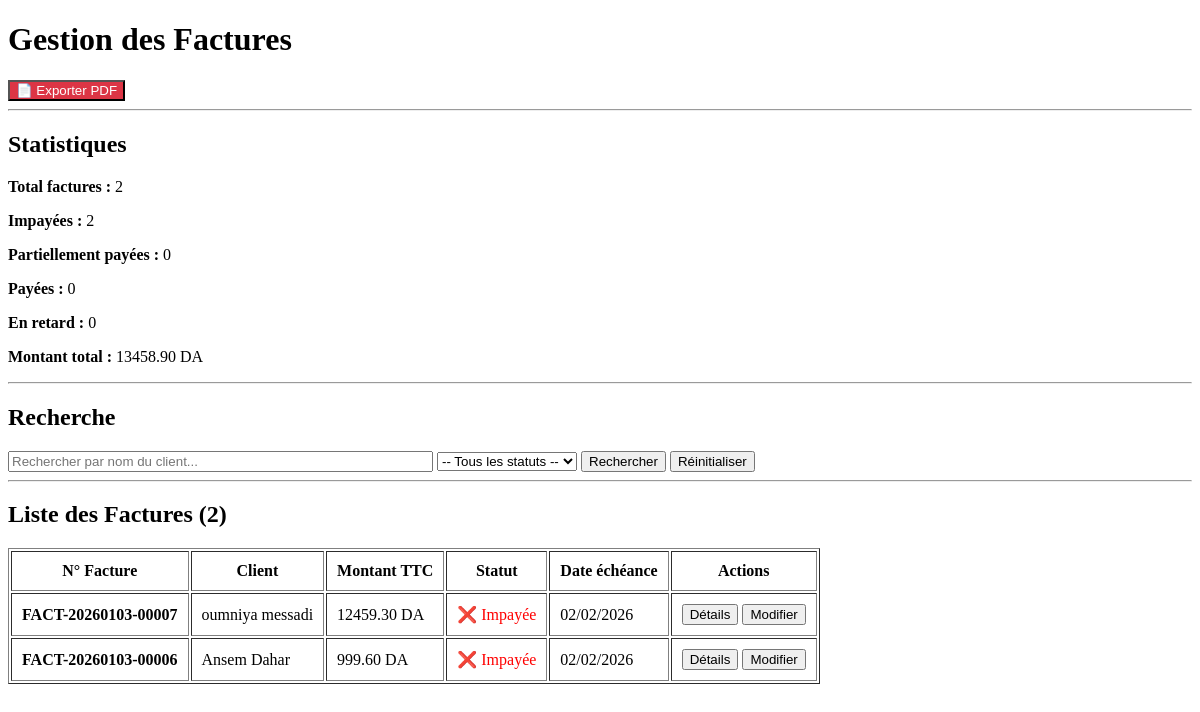
Page /factures/ on the earlier database version.
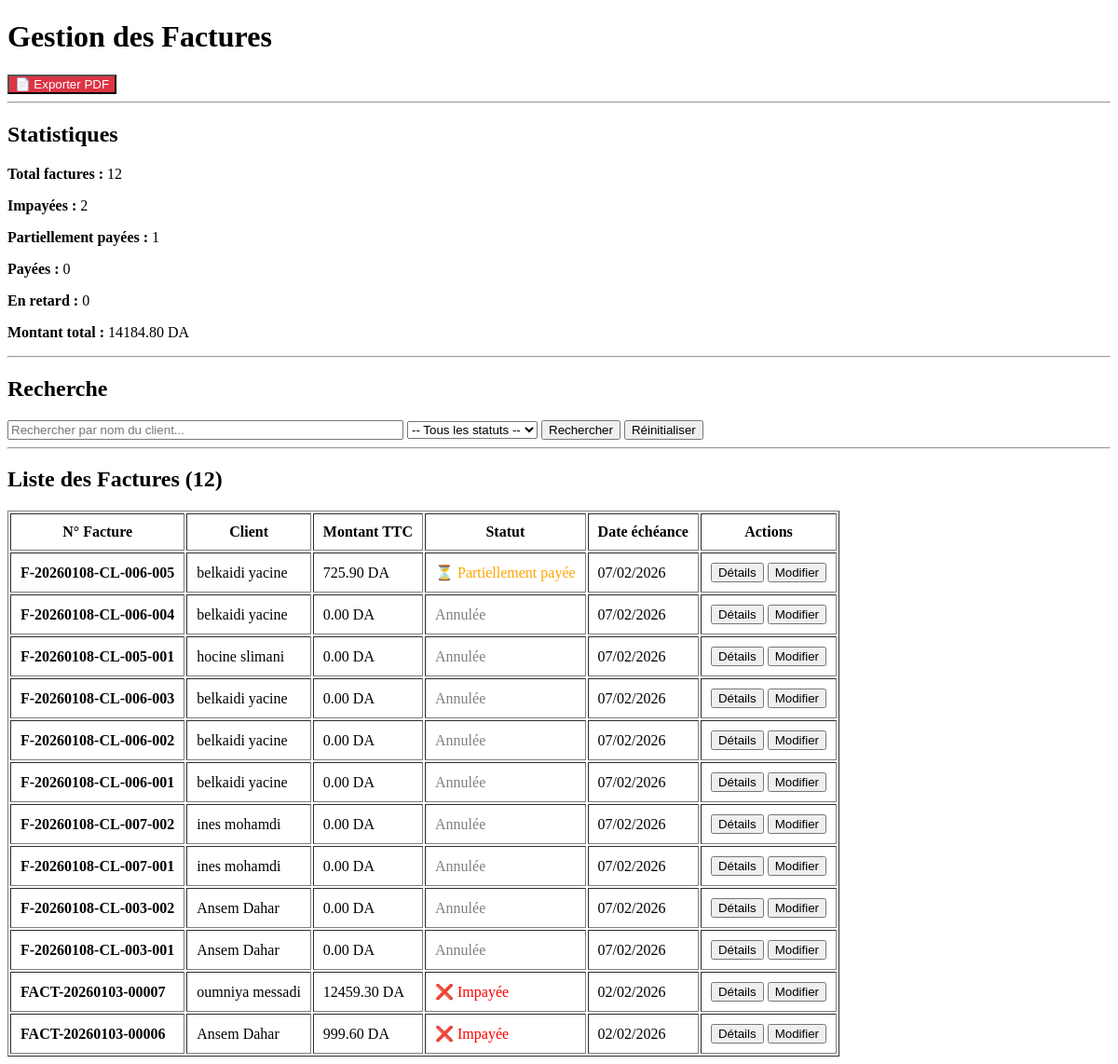
Same page on the later database version.
### app1/models.py (models this page shows, shortened)
class Facture(models.Model):
    client = models.ForeignKey('Client', on_delete=models.CASCADE, related_name='factures')
    expeditions = models.ManyToManyField('Expedition', related_name='factures')
    numero_facture = models.CharField(max_length=50, unique=True, blank=True)
    montant_ht = models.DecimalField(max_digits=10, decimal_places=2, default=0)
    montant_tva = models.DecimalField(max_digits=10, decimal_places=2, default=0)
    montant_ttc = models.DecimalField(max_digits=10, decimal_places=2, default=0)
    taux_tva = models.DecimalField(max_digits=5, decimal_places=2, default=19.00)
    date_creation = models.DateTimeField(auto_now_add=True)
    date_echeance = models.DateField()
    statut = models.CharField(max_length=20, choices=[('IMPAYEE', 'Impayée'),('PARTIELLEMENT_PAYEE', 'Partiellement payée'),('PAYEE', 'Payée'),('EN_RETARD', 'En retard'),('ANNULEE', 'Annulée'),], default='IMPAYEE')
    remarques = models.TextField(blank=True, null=True)
    class Meta:
        ordering = ['-date_creation']

class Client(models.Model):
    nom = models.CharField(max_length=20)
    prenom = models.CharField(max_length=20)
    date_naissance = models.DateField(default='2000-01-01')
    telephone = PhoneNumberField(region='DZ', unique=True)
    email = models.EmailField(blank=True, null=True)
    adresse = models.TextField(blank=True, null=True)
    ville = models.CharField(max_length=100, blank=True, null=True)
    wilaya = models.CharField(max_length=100, blank=True, null=True)
    solde = models.DecimalField(max_digits=12, decimal_places=2, default=0.00)
    date_inscription = models.DateTimeField(auto_now_add=True)
    date_modification = models.DateTimeField(auto_now=True)
    remarques = models.TextField(blank=True, null=True)
    compensation_autorisee = models.BooleanField(default=True,help_text="Autoriser la compensation automatique du crédit sur les factures")

### app1/views.py (the view)
# urls.py: path('factures/', views.liste_factures, name='liste_factures'),
def liste_factures(request):
    factures = Facture.objects.all().select_related('client')
    search = request.GET.get('search', '')
    if search:
        factures = factures.filter(
            Q(client__nom__icontains=search) |       # Recherche dans le nom
            Q(client__prenom__icontains=search) |    # Recherche dans le prénom
            Q(numero_facture__icontains=search)      # Recherche dans le numéro
        )
    statut_filter = request.GET.get('statut', '')
    if statut_filter:
        factures = factures.filter(statut=statut_filter)
    factures = factures.order_by('-date_creation')
    stats = {
        'total': Facture.objects.count(),
        'impayees': Facture.objects.filter(statut='IMPAYEE').count(),
        'partiellement_payees': Facture.objects.filter(statut='PARTIELLEMENT_PAYEE').count(),
        'payees': Facture.objects.filter(statut='PAYEE').count(),
        'en_retard': Facture.objects.filter(statut='EN_RETARD').count(),
        'montant_total': Facture.objects.aggregate(Sum('montant_ttc'))['montant_ttc__sum'] or 0,
    }
    statuts = [
        ('IMPAYEE', 'Impayée'),
        ('PARTIELLEMENT_PAYEE', 'Partiellement payée'),
        ('PAYEE', 'Payée'),
        ('EN_RETARD', 'En retard'),
    ]
    return render(request, 'factures/liste.html', {
        'factures': factures,
        'search': search,
        'statut_filter': statut_filter,
        'stats': stats,
        'statuts': statuts,
    })

### app1/templates/factures/liste.html (shortened to what this page needs)
<!DOCTYPE html>
<html lang="fr">
<head>
</head>
<body>
    <h1>Gestion des Factures</h1>
    <a href="{% url 'exporter_factures_pdf' %}"><button style="background: #dc3545; color: white;">📄 Exporter PDF</button></a>
    <hr>
    <h2>Statistiques</h2>
    <p><strong>Total factures :</strong> {{ stats.total }}</p>
    <p><strong>Impayées :</strong> {{ stats.impayees }}</p>
    <p><strong>Partiellement payées :</strong> {{ stats.partiellement_payees }}</p>
    <p><strong>Payées :</strong> {{ stats.payees }}</p>
    <p><strong>En retard :</strong> {{ stats.en_retard }}</p>
    <p><strong>Montant total :</strong> {{ stats.montant_total|floatformat:2 }} DA</p>
    <hr>
    <h2>Recherche</h2>
    <form method="GET">
        <input
            type="text"
            name="search"
            placeholder="Rechercher par nom du client..."
            value="{{ search }}"
            size="50"
        >
        <select name="statut">
            <option value="">-- Tous les statuts --</option>
        </select>
        <button type="submit">Rechercher</button>
        <a href="{% url 'liste_factures' %}"><button type="button">Réinitialiser</button></a>
    </form>
    <hr>
    <h2>Liste des Factures ({{ factures.count }})</h2>
    {% if factures %}
    <table border="1" cellpadding="10">
        <thead>
            <tr>
                <th>N° Facture</th>
                <th>Client</th>
                <th>Montant TTC</th>
                <th>Statut</th>
                <th>Date échéance</th>
                <th>Actions</th>
            </tr>
        </thead>
        <tbody>
            {% for facture in factures %}
            <tr>
                <td><strong>{{ facture.numero_facture }}</strong></td>
                <td>{{ facture.client.prenom }} {{ facture.client.nom }}</td>
                <td>{{ facture.montant_ttc|floatformat:2 }} DA</td>
                <td>
                    {% if facture.statut == 'IMPAYEE' %}
                        <span style="color: red;">❌ {{ facture.get_statut_display }}</span>
                    {% elif facture.statut == 'PARTIELLEMENT_PAYEE' %}
                        <span style="color: orange;">⏳ {{ facture.get_statut_display }}</span>
                    {% elif facture.statut == 'PAYEE' %}
                        <span style="color: green;">✅ {{ facture.get_statut_display }}</span>
                    {% elif facture.statut == 'EN_RETARD' %}
                        <span style="color: darkred;">⚠️ {{ facture.get_statut_display }}</span>
                    {% else %}
                        <span style="color: gray;">{{ facture.get_statut_display }}</span>
                    {% endif %}
                </td>
                <td>{{ facture.date_echeance|date:"d/m/Y" }}</td>
                <td>
                    <a href="{% url 'detail_facture' facture.id %}"><button>Détails</button></a>
                    <a href="{% url 'modifier_facture' facture.id %}"><button>Modifier</button></a>
                </td>
            </tr>
            {% endfor %}
        </tbody>
    </table>
    {% else %}
    <p>Aucune facture trouvée.</p>
    {% endif %}
</body>
</html>

Differences in the rows shown:
added Facture: numero_facture "F-20260108-CL-006-005", client.prenom "belkaidi", client.nom "yacine", montant_ttc "725.90", statut "Partiellement payée", date_echeance "07/02/2026"
added Facture: numero_facture "F-20260108-CL-006-004", client.prenom "belkaidi", client.nom "yacine", montant_ttc "0.00", statut "Annulée", date_echeance "07/02/2026"
added Facture: numero_facture "F-20260108-CL-005-001", client.prenom "hocine", client.nom "slimani", montant_ttc "0.00", statut "Annulée", date_echeance "07/02/2026"
added Facture: numero_facture "F-20260108-CL-006-003", client.prenom "belkaidi", client.nom "yacine", montant_ttc "0.00", statut "Annulée", date_echeance "07/02/2026"
added Facture: numero_facture "F-20260108-CL-006-002", client.prenom "belkaidi", client.nom "yacine", montant_ttc "0.00", statut "Annulée", date_echeance "07/02/2026"
added Facture: numero_facture "F-20260108-CL-006-001", client.prenom "belkaidi", client.nom "yacine", montant_ttc "0.00", statut "Annulée", date_echeance "07/02/2026"
added Facture: numero_facture "F-20260108-CL-007-002", client.prenom "ines", client.nom "mohamdi", montant_ttc "0.00", statut "Annulée", date_echeance "07/02/2026"
added Facture: numero_facture "F-20260108-CL-007-001", client.prenom "ines", client.nom "mohamdi", montant_ttc "0.00", statut "Annulée", date_echeance "07/02/2026"
added Facture: numero_facture "F-20260108-CL-003-002", client.prenom "Ansem", client.nom "Dahar", montant_ttc "0.00", statut "Annulée", date_echeance "07/02/2026"
added Facture: numero_facture "F-20260108-CL-003-001", client.prenom "Ansem", client.nom "Dahar", montant_ttc "0.00", statut "Annulée", date_echeance "07/02/2026"
Other differences:
{{ stats.total }}: "2" → "12"
{{ stats.partiellement_payees }}: "0" → "1"
{{ stats.montant_total|floatformat:2 }}: "13458.90" → "14184.80"
{{ factures.count }}: "2" → "12"
